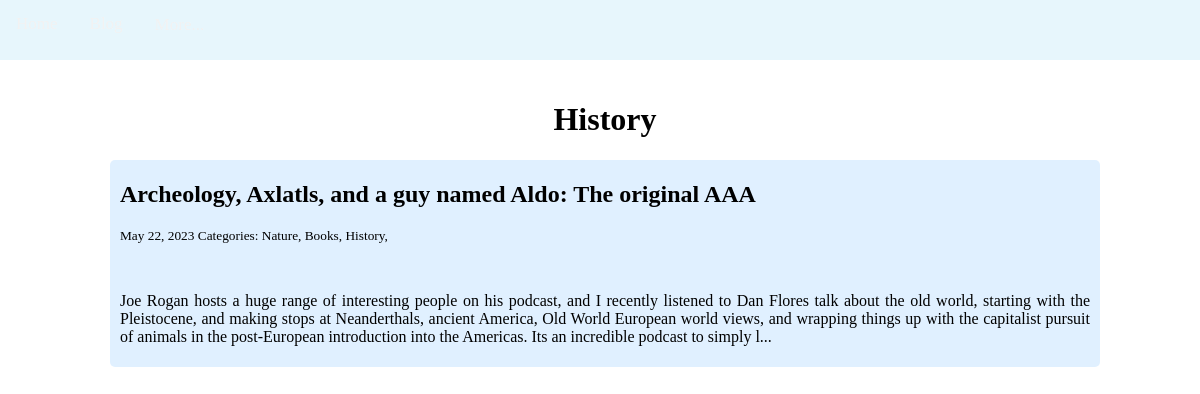
/blog/History/, run on the app's committed database.
### blog/models.py (models this page shows)
class Category(models.Model):
    name = models.CharField(max_length=20)
    caption = models.CharField(max_length=255)
    image = models.ImageField(upload_to='images')

class Post(models.Model):
    title = models.CharField(max_length=255)
    body = models.TextField()
    created_on = models.DateTimeField(auto_now_add=True)
    last_modified = models.DateTimeField(auto_now=True)
    categories = models.ManyToManyField("category", related_name="posts")
    image = models.ImageField(upload_to='images')
    class Meta:
        ordering = ['-created_on']

### blog/views.py (the view)
# urls.py: path('<category>/', views.blog_category, name='blog_category'),
def blog_category(request, category):
    posts = Post.objects.filter(categories__name__contains=category).order_by('-created_on')
    context = {
        "posts": posts,
        "category": category
    }
    return render(request, 'blog_category.html', context)

### blog/templates/blog_category.html
{% extends 'base_generic.html' %}
{% block content %}
    <div class="blog-container">
        <h1>{{ category | title }}</h1>
        {% for post in posts %}
        <div class="blog-post">
            <h2><a href="{% url 'blog_detail' post.pk %}">{{ post.title }}</a></h2>
            <small>
                {{ post.created_on.date }}
                Categories:
                {% for category in post.categories.all %}
                <a href="{% url 'blog_category' category.name %}">
                    {{ category.name }},
                </a>
                {% endfor %}
            </small>
            <p>{{ post.body | linebreaks | slice:":400" }}...</p>
        </div>
        {% endfor %}
    </div>
{% endblock %}

### myblogsite/static/style1.css (style rules this page uses)
body { background-image: url('IMG_5010.jpg'); background-position: top center; background-attachment: scroll; width: 100%; background-size: cover; background-repeat: no-repeat; margin: 0; display: grid; place-items: center; }
.blog-container { background-color: rgba(137, 207, 240,0); margin: 60px 50px 50px 60px; padding: 20px 50px 20px; text-align: center; }
.blog-post { background-color: rgba(224, 240, 255,.98); padding: 1px 10px 5px 10px; text-align: left; border-radius: 5px; margin-top: 5px; display:grid; }
.blog-post a { text-decoration: none; color: black; }
.blog-post p { text-align: justify; }

### data on the page
Category: name "History"
Post: title "Archeology, Axlatls, and a guy named Aldo: The original AAA", created_on "May 22, 2023", body "Joe Rogan hosts a huge range of interesting people on his podcast, and I recently listened to Dan Flores talk about the old world, starting with the Pleistocene, and making stops at Neanderthals, ancient America, Old World European world views, and wrapping things up with the capitalist pursuit of animals in the post-European introduction into the Americas. Its an incredible podcast to simply l"
Category: name "Nature"
Category: name "Books"
